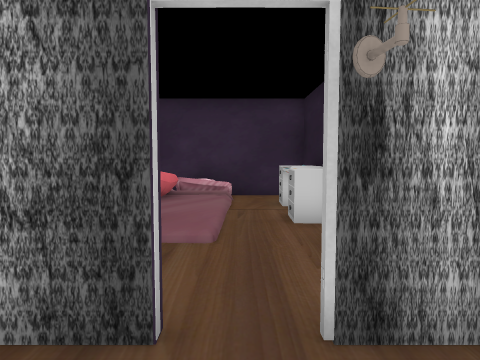
View 1 (above)

24 first-person views from a walk through a 3-D level made in the Unity game engine. The camera is 1.4 m above the floor, tilts 4° down and sees 70° across. The floor is counted in squares, 1 m on a side. Each view is taken from the middle of a square. On the plan, view 1 faces up. The plan holds only what a view shows up to about 15 squares ahead; the rest is blank. Some animated figures are not drawn. Door leaves are left out, so doorways stand open. Some surface patterns are stand-ins.

View 2
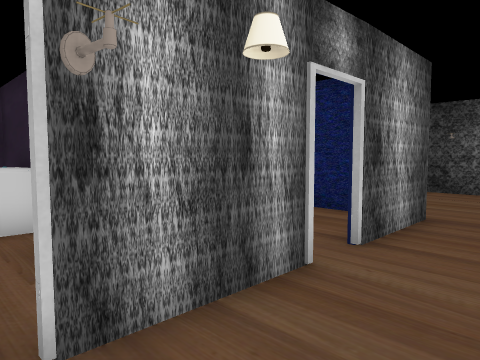

View 3
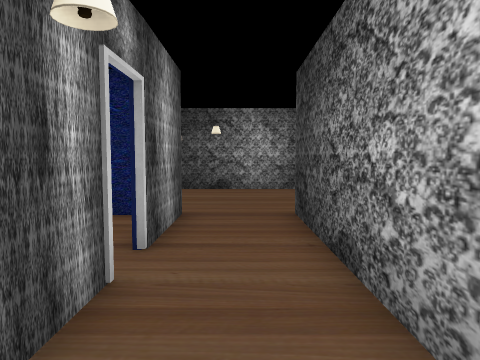

View 4
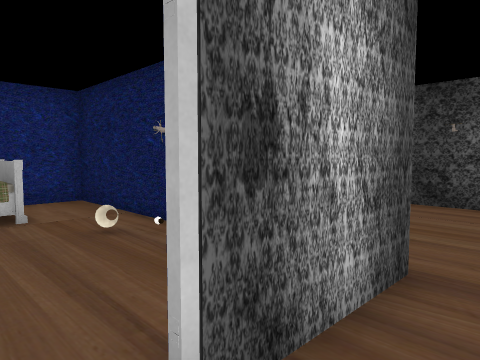

View 5
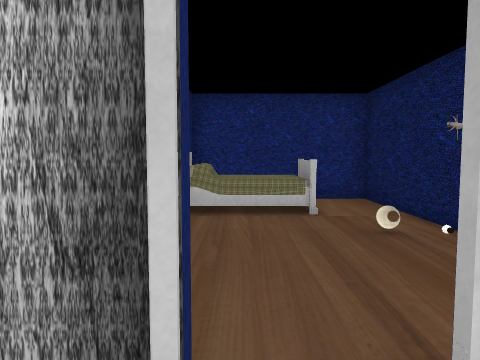

View 6
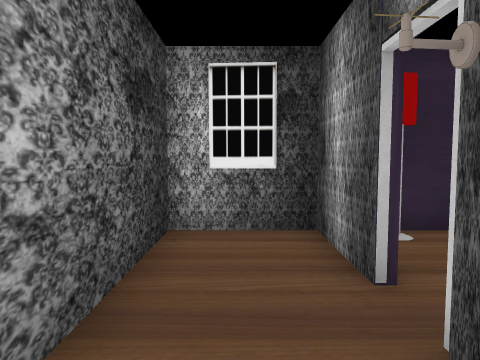

View 7
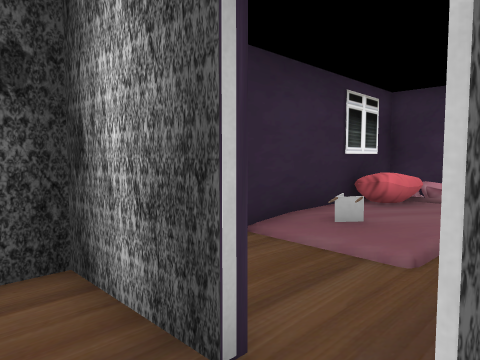

View 8
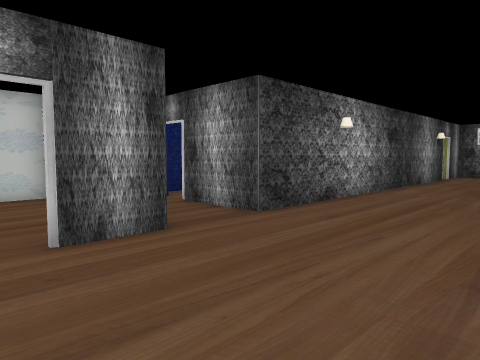

View 9
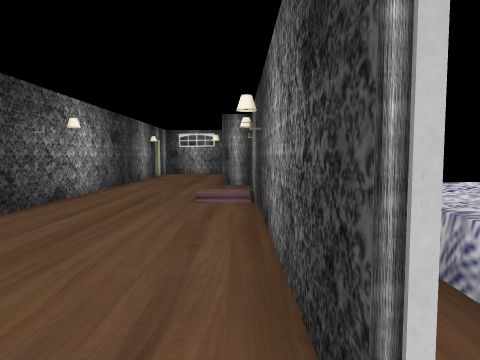

View 10
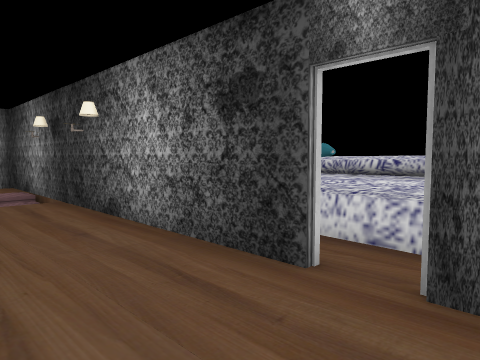

View 11
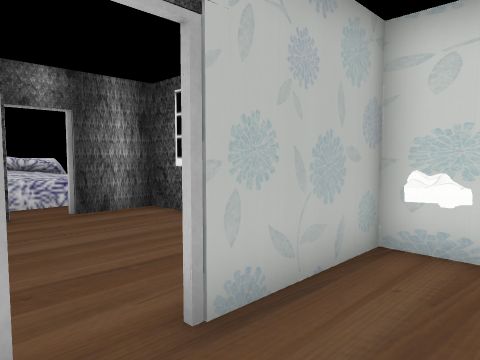

View 12
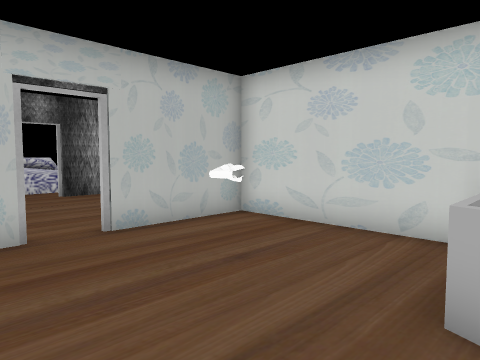

View 13
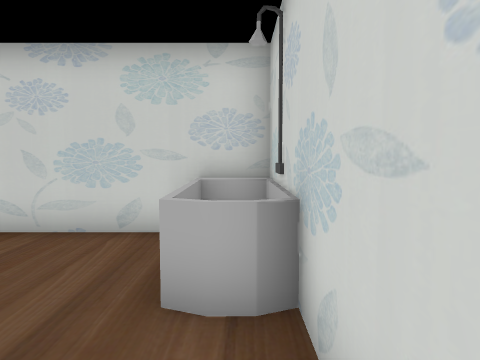

View 14
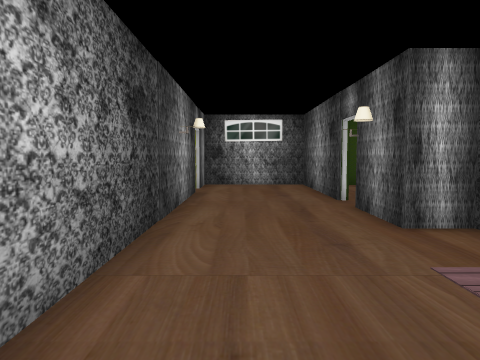

View 15
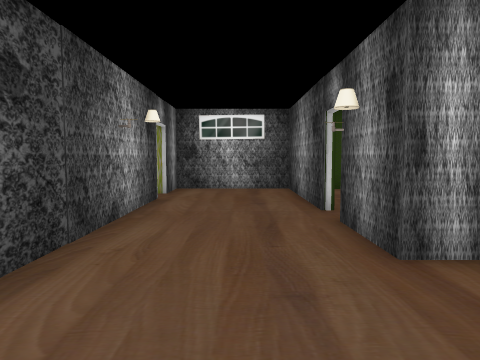

View 16
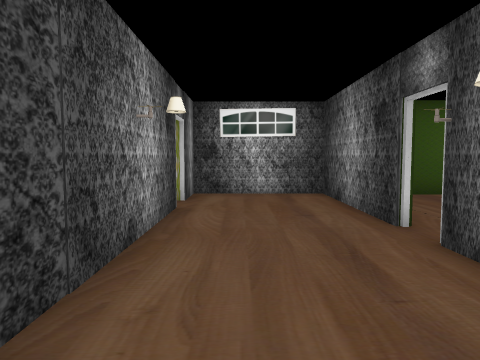

View 17
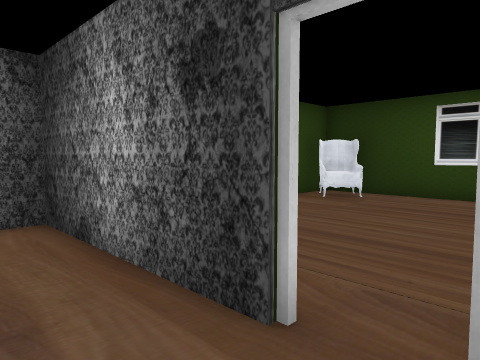

View 18
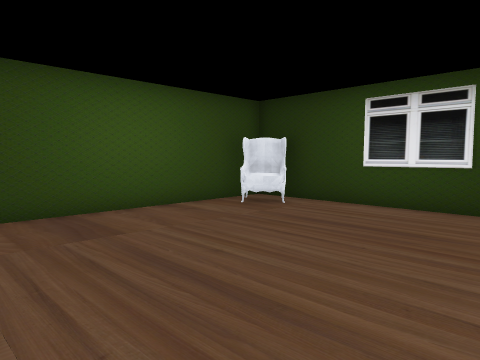

View 19
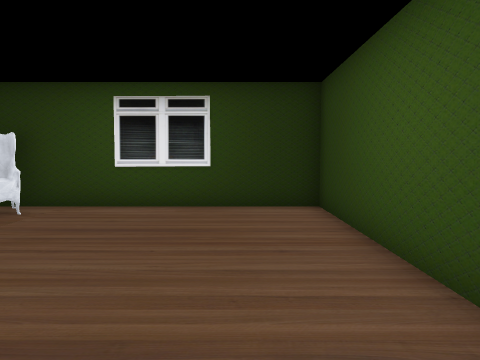

View 20
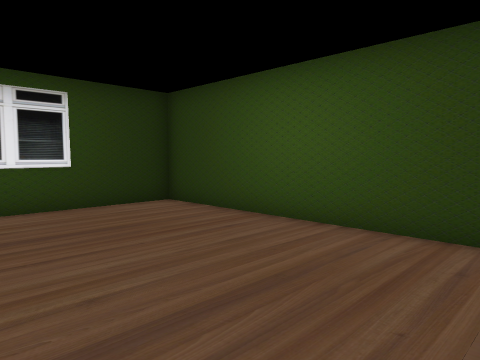

View 21
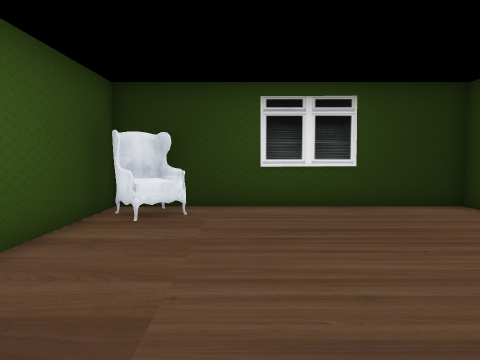

View 22
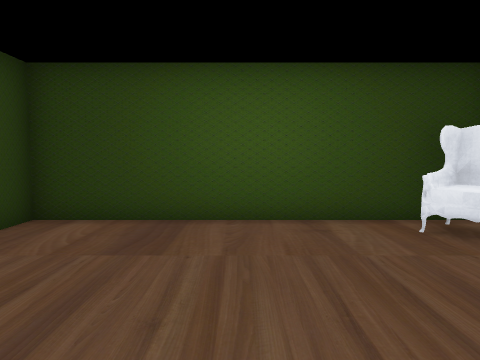

View 23
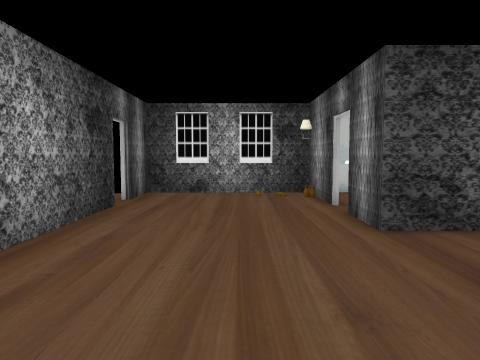

View 24
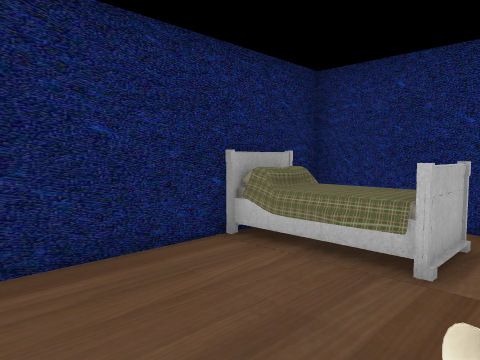

### Floor plan
Key: @ floor where view 1 was taken; # wall or solid block; . main floor; : floor 0.25 m higher than the main floor; / step, stairs or slope; D open door; = window, fence, low wall or low ledge; ^ raised ledge; R drawers; B bed; L lamp; Y dryer; A bathtub; O other object.
Columns run from 4 left of view 1 to 24 right of it. Each row starts with its distance up from view 1.
 22             #################
 21             #....#........OO#
 20             #....#........OO#
 19             D....#..........#
 18             #....#..........#
 17             #....#..........#
 16              ....#..........#
 15             #....D..........#
 14             #....#..........#
 13             #....#..........#
 12  ############....############
 11  #=:.. BBBB.#......#
 10  #=:.RRBBBB.#......#
  9 ##::.^^BBB..#......
  8 #:::.RR.....#....  #
  7 #:/:.R#.....#....  #
  6 #:/:..#....L#....
  5 #..... .....#......#
  4  L....#.....#......#
  3 ####D###D####......#
  2 #...D...DD.........O  ^^
  1 #..................O ^^   LL
  0 #...@########......O ^^ ^^^
 -1 ######....  #......OO^ ^^^^
 -2      #......#......#.^^^^^^#
 -3      #......D......#.^^^^^^
 -4      #A.....#......D.^^^
 -5      #A.....#......D.^^^^^
 -6      #AA...Y#......# ^^^^^
 -7      #A##############    #

Where each view was taken, in squares from view 1:
view 1: 0 up, 0 right, facing up
view 2: 0 up, 0 right, facing up-right
view 3: 1 up, 0 right, facing right
view 4: 1 up, 4 right, facing up-right
view 5: 1 up, 4 right, facing up
view 6: 1 up, 3 right, facing left
view 7: 1 up, 1 right, facing up-left
view 8: 4 down, 14 right, facing up-left
view 9: 5 down, 14 right, facing up
view 10: 6 down, 11 right, facing up-right
view 11: 2 down, 6 right, facing down-right
view 12: 1 down, 2 right, facing down-right
view 13: 1 down, 2 right, facing down
view 14: 5 up, 10 right, facing up
view 15: 7 up, 11 right, facing up
view 16: 9 up, 10 right, facing up
view 17: 14 up, 11 right, facing up-right
view 18: 13 up, 14 right, facing up-right
view 19: 14 up, 14 right, facing right
view 20: 18 up, 14 right, facing down-right
view 21: 18 up, 14 right, facing right
view 22: 14 up, 18 right, facing up
view 23: 6 up, 11 right, facing down
view 24: 5 up, 7 right, facing up-left
